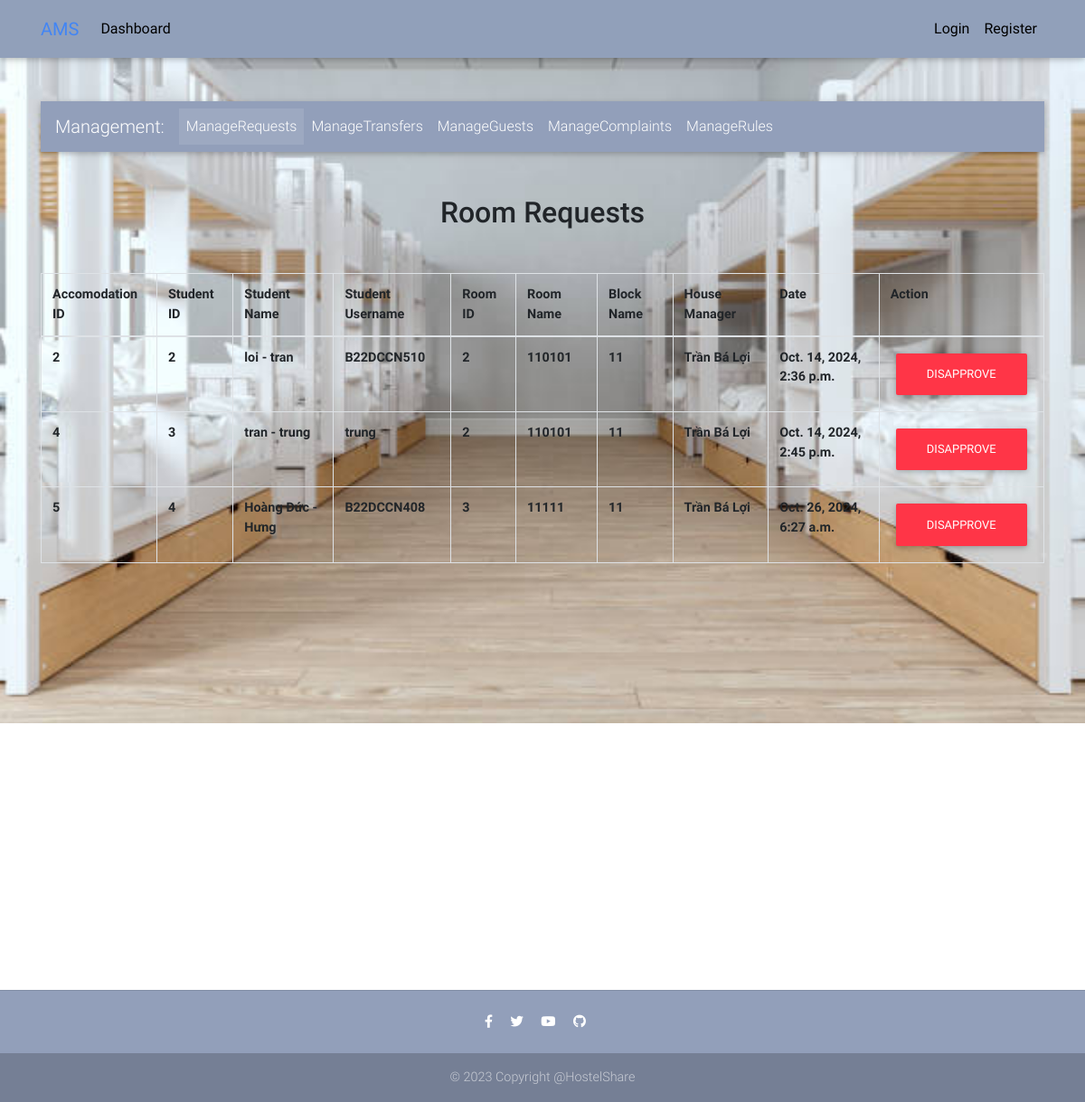
/admin_home, run on the app's committed database.
### app_core/models.py (models this page shows, shortened)
class Accomodation_Request(models.Model):
    student = models.OneToOneField(Student_Account, on_delete = models.CASCADE)
    room = models.ForeignKey(Rooms, on_delete=models.CASCADE)
    approved = models.BooleanField(default=True)
    created_at = models.DateTimeField(auto_now = True)
    updated_at = models.DateTimeField(auto_now_add = True)

class Student_Account(models.Model):
    user = models.OneToOneField(User, on_delete = models.CASCADE)
    first_name = models.CharField(max_length = 100)
    last_name = models.CharField(max_length = 100)
    email = models.CharField(max_length = 100)
    matric = models.CharField(max_length = 100)
    address = models.CharField(max_length = 100)
    is_student = models.BooleanField(default = True)
    wallet = models.IntegerField(default = 0, null = True)
    created_at = models.DateTimeField(auto_now = True)
    updated_at = models.DateTimeField(auto_now_add = True)

class Rooms(models.Model):
    block = models.ForeignKey(Block, on_delete=models.CASCADE)
    room_name = models.CharField(max_length=50, null=True)
    room_tag = models.CharField(max_length=10, default="NEW")
    description = models.TextField()
    condition = models.TextField()
    charge = models.IntegerField()
    slot_available = models.IntegerField(default=10) # tối đa 10 giường
    is_available = models.BooleanField(default=True)
    image1 = models.ImageField(upload_to="photos")
    image2 = models.ImageField(upload_to="photos")
    image3 = models.ImageField(upload_to="photos")
    created_at = models.DateTimeField(auto_now = True)
    updated_at = models.DateTimeField(auto_now_add = True)
    def admin_photo(self):
        return mark_safe('<img src ="{}" width = 100 />'.format(self.image1.url))
    admin_photo.short_description = "Image"
    admin_photo.allow_tag = True

class Block(models.Model):
    house_manager = models.ForeignKey(House_Manager, on_delete = models.CASCADE)
    block_name = models.CharField(max_length = 50)
    created_at = models.DateTimeField(auto_now = True)
    updated_at = models.DateTimeField(auto_now_add = True)

class House_Manager(models.Model):
    full_name = models.CharField(max_length = 100)
    email = models.CharField(max_length = 100)
    address = models.CharField(max_length = 100)
    phone_no = models.CharField(max_length = 100)
    created_at = models.DateTimeField(auto_now = True)
    updated_at = models.DateTimeField(auto_now_add = True)

### app_core/admin_views.py (the view)
# urls.py: path("admin_home", admin_home, name="admin-welcome-page"),
def admin_home(request):
    requestss = Accomodation_Request.objects.all()
    context = {"requestss":requestss}
    return render(request, "admin_templates/admin_home.html", context)

### app_core/templates/admin_templates/admin_home.html (shortened to what this page needs)
{% extends 'admin_templates/base.html' %}
{% block content %}
<br><br><br><br>
<main>
    <div class="container">
    {% include 'admin_templates/admin_nav.html' %}
    <h2 class="my-5 h2 text-center">Room Requests</h2>
        <div class="table">
            <table class="table-stripped table-hovered table-bordered">
                <thead>
                    <tr>
                        <td>Accomodation ID</td>
                        <td>Student ID</td>
                        <td>Student Name</td>
                        <td>Student Username</td>
                        <td>Room ID</td>
                        <td>Room Name</td>
                        <td>Block Name</td>
                        <td>House Manager</td>
                        <td>Date</td>
                        <td>Action</td>
                    </tr>
                </thead>
                <tbody>
                    {% for request in requestss %}
                    <tr>
                        <td>{{request.id}}</td>
                        <td>{{request.student.id}}</td>
                        <td>{{request.student.first_name}} - {{request.student.last_name}}</td>
                        <td>{{request.student.user.username}}</td>
                        <td>{{request.room.id}}</td>
                        <td>{{request.room.room_name}}</td>
                        <td>{{request.room.block.block_name}}</td>
                        <td>{{request.room.block.house_manager.full_name}}</td>
                        <td>{{request.created_at}}</td>
                        {% if request.approved %}
                        <td><a href="{% url 'app:approve_or_disapprove' request.id %}" type="button" class="btn btn-danger">Disapprove</a></td>
                        {% else %}
                        <td><a href="{% url 'app:approve_or_disapprove' request.id %}" type="button" class="btn btn-success">Approve</a></td>
                        {% endif %}
                    </tr>
                    {% endfor %}
                </tbody>
            </table>
        </div>
    </div>
</main>
<br><br><br><br><br><br><br><br><br><br><br><br><br><br><br><br><br><br>
{% endblock %}

### static/css/main.css (style rules this page uses)
table td { font-weight: bold; }

### app_core/templates/admin_templates/base.html (style rules this page uses)
html, body, header, .carousel { height: 60vh; }

### data on the page
Accomodation_Request: id "2", student.id "2", student.first_name "loi", student.last_name "tran", student.user.username "B22DCCN510", room.id "2", room.room_name "110101", room.block.block_name "11", room.block.house_manager.full_name "Trần Bá Lợi", created_at "Oct. 14, 2024, 2:36 p.m.", approved "DISAPPROVE"
Accomodation_Request: id "4", student.id "3", student.first_name "tran", student.last_name "trung", student.user.username "trung", room.id "2", room.room_name "110101", room.block.block_name "11", room.block.house_manager.full_name "Trần Bá Lợi", created_at "Oct. 14, 2024, 2:45 p.m.", approved "DISAPPROVE"
Accomodation_Request: id "5", student.id "4", student.first_name "Hoàng Đức", student.last_name "Hưng", student.user.username "B22DCCN408", room.id "3", room.room_name "11111", room.block.block_name "11", room.block.house_manager.full_name "Trần Bá Lợi", created_at "Oct. 26, 2024, 6:27 a.m.", approved "DISAPPROVE"
